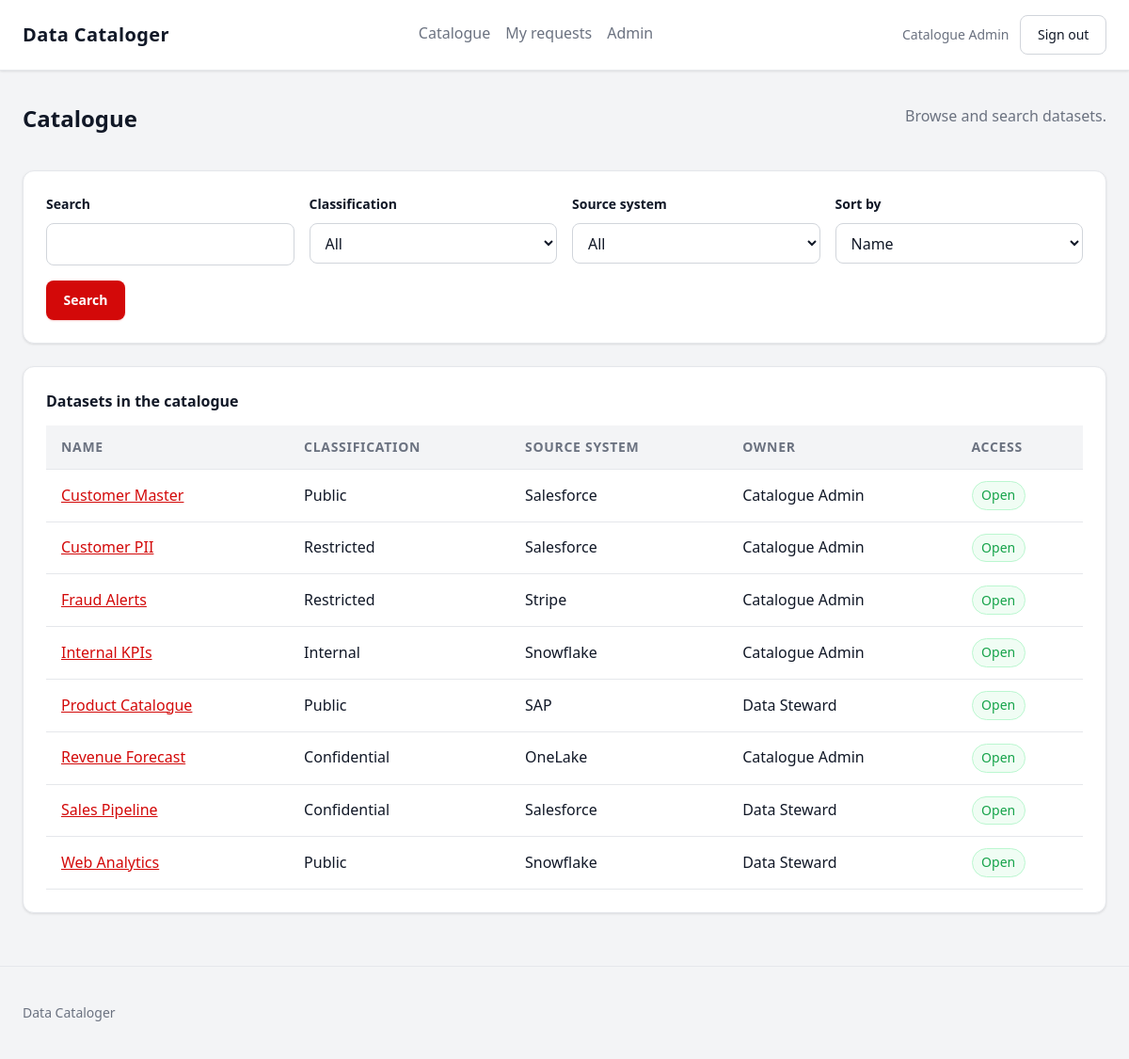
Page /catalogue/ (signed in) on the committed database.
### app/models/user.py (models this page shows, shortened)
class User(UserMixin, db.Model):
    __tablename__ = "users"
    id = db.Column(db.Uuid, primary_key=True, default=uuid.uuid4)
    email = db.Column(db.String(255), unique=True, nullable=False)
    full_name = db.Column(db.String(255), nullable=False)
    password_hash = db.Column(db.Text, nullable=False)
    role = db.Column(db.Enum(UserRole, name="user_role"), nullable=False, default=UserRole.viewer)
    is_active = db.Column(db.Boolean, nullable=False, default=True)
    created_at = db.Column(
        db.DateTime(timezone=True), nullable=False, default=lambda: datetime.now(timezone.utc)
    )

### app/models/dataset.py (models this page shows)
class Dataset(db.Model):
    __tablename__ = "datasets"
    __table_args__ = (db.CheckConstraint("row_count >= 0", name="chk_row_count_nonneg"),)
    id = db.Column(db.Uuid, primary_key=True, default=uuid.uuid4)
    name = db.Column(db.String(255), unique=True, nullable=False)
    description = db.Column(db.Text)
    source_system_id = db.Column(db.Integer, db.ForeignKey("source_systems.id"), nullable=False)
    classification_id = db.Column(db.Integer, db.ForeignKey("classifications.id"), nullable=False)
    owner_id = db.Column(db.Uuid, db.ForeignKey("users.id"), nullable=False)
    row_count = db.Column(db.BigInteger)
    refresh_frequency = db.Column(
        db.Enum(RefreshFrequency, name="refresh_frequency"),
        nullable=False,
        default=RefreshFrequency.daily,
    )
    last_refreshed = db.Column(db.Date)
    is_active = db.Column(db.Boolean, nullable=False, default=True)
    created_at = db.Column(
        db.DateTime(timezone=True), nullable=False, default=lambda: datetime.now(timezone.utc)
    )
    source_system = db.relationship("SourceSystem")
    classification = db.relationship("Classification")
    owner = db.relationship("User")

### app/models/classification.py (models this page shows)
class Classification(db.Model):
    __tablename__ = "classifications"
    id = db.Column(db.Integer, primary_key=True)
    label = db.Column(db.String(100), unique=True, nullable=False)
    rank = db.Column(db.Integer, unique=True, nullable=False)
    description = db.Column(db.Text)

### app/models/source_system.py (models this page shows)
class SourceSystem(db.Model):
    __tablename__ = "source_systems"
    id = db.Column(db.Integer, primary_key=True)
    name = db.Column(db.String(255), unique=True, nullable=False)
    description = db.Column(db.Text)
    hostname = db.Column(db.String(255))
    created_at = db.Column(
        db.DateTime(timezone=True), nullable=False, default=lambda: datetime.now(timezone.utc)
    )

### app/catalogue/routes.py (the view)
@catalogue_bp.route("/")
@login_required
def list_datasets():
    form = CatalogueSearchForm(request.args)
    _populate_search_form(form)
    datasets = search_datasets(
        q=form.q.data,
        classification=form.classification.data or None,
        source_system=form.source_system.data or None,
        sort=form.sort.data or "name",
    )
    return render_template(
        "catalogue/list.html",
        title="Catalogue",
        form=form,
        datasets=datasets,
        can_view=can_view_dataset,
    )

### app/catalogue/forms.py
class CatalogueSearchForm(FlaskForm):
    class Meta:
        csrf = False
    q = StringField("Search", validators=[Optional(), Length(max=255)])
    classification = SelectField("Classification", choices=[], validators=[Optional()])
    source_system = SelectField("Source system", choices=[], validators=[Optional()])
    sort = SelectField(
        "Sort by",
        choices=[("name", "Name"), ("last_refreshed", "Last refreshed")],
        default="name",
    )
    submit = SubmitField("Search")

### app/catalogue/routes.py (called while the page is built)
def _populate_search_form(form: CatalogueSearchForm) -> None:
    form.classification.choices = [("", "All")] + [
        (c.label, c.label) for c in Classification.query.order_by(Classification.rank).all()
    ]
    form.source_system.choices = [("", "All")] + [
        (s.name, s.name) for s in SourceSystem.query.order_by(SourceSystem.name).all()
    ]

### app/services/catalogue.py (called while the page is built)
def search_datasets(
    *,
    q: str | None = None,
    classification: str | None = None,
    source_system: str | None = None,
    sort: str = "name",
    active_only: bool = True,
) -> list[Dataset]:
    query = Dataset.query
    if active_only:
        query = query.filter_by(is_active=True)
    if q:
        like = f"%{q.strip()}%"
        query = query.filter(db.or_(Dataset.name.ilike(like), Dataset.description.ilike(like)))
    if classification:
        query = query.join(Classification).filter(
            Classification.label.ilike(classification.strip())
        )
    if source_system:
        query = query.join(SourceSystem).filter(SourceSystem.name.ilike(source_system.strip()))
    if sort == "last_refreshed":
        query = query.order_by(Dataset.last_refreshed.desc().nullslast(), Dataset.name)
    else:
        query = query.order_by(Dataset.name)
    return query.all()

### app/services/permissions.py (called while the page is built, shortened)
def can_view_dataset(user: User, dataset) -> bool:
    if user.role == UserRole.admin:
        return True

### app/templates/catalogue/list.html
{% extends 'base.html' %}
{% block content %}
<section>
  <div class="page-header">
    <h1>Catalogue</h1>
    <p class="lede">Browse and search datasets.</p>
  </div>
  <form method="get" class="card filter-form" aria-label="Search catalogue">
    <div class="form-grid">
      <div class="form-field">
        {{ form.q.label(class='form-label') }}
        {{ form.q(class='form-control') }}
      </div>
      <div class="form-field">
        {{ form.classification.label(class='form-label') }}
        {{ form.classification(class='form-control') }}
      </div>
      <div class="form-field">
        {{ form.source_system.label(class='form-label') }}
        {{ form.source_system(class='form-control') }}
      </div>
      <div class="form-field">
        {{ form.sort.label(class='form-label') }}
        {{ form.sort(class='form-control') }}
      </div>
    </div>
    <button type="submit" class="btn btn-primary">Search</button>
  </form>
  <div class="table-wrap card">
    <table class="data-table">
      <caption>Datasets in the catalogue</caption>
      <thead>
        <tr>
          <th scope="col">Name</th>
          <th scope="col">Classification</th>
          <th scope="col">Source system</th>
          <th scope="col">Owner</th>
          <th scope="col">Access</th>
        </tr>
      </thead>
      <tbody>
        {% for dataset in datasets %}
        <tr>
          <td><a href="{{ url_for('catalogue.dataset_detail', dataset_id=dataset.id) }}">{{ dataset.name }}</a></td>
          <td>{{ dataset.classification.label }}</td>
          <td>{{ dataset.source_system.name }}</td>
          <td>{{ dataset.owner.full_name }}</td>
          <td>
            {% if can_view(current_user, dataset) %}
            <span class="badge badge-open">Open</span>
            {% else %}
            <span class="badge badge-locked">Gated</span>
            {% endif %}
          </td>
        </tr>
        {% else %}
        <tr><td colspan="5">No datasets match your search.</td></tr>
        {% endfor %}
      </tbody>
    </table>
  </div>
</section>
{% endblock %}

### app/templates/base.html (shortened to what this page needs)
<!doctype html>
<html lang="en">
<head>
  <link rel="stylesheet" href="{{ url_for('static', filename='css/main.css') }}">
</head>
<body>
  <header class="site-header">
    <div class="container header-inner">
      <a class="brand" href="{{ url_for('index') }}">Data Cataloger</a>
      {% if current_user.is_authenticated %}
      <nav class="site-nav" aria-label="Primary">
        <a href="{{ url_for('catalogue.list_datasets') }}">Catalogue</a>
        <a href="{{ url_for('catalogue.my_requests') }}">My requests</a>
        {% if current_user.role.value == 'admin' %}
        <a href="{{ url_for('admin.dashboard') }}">Admin</a>
        {% endif %}
      </nav>
      <div class="session">
        <span class="session-user">{{ current_user.full_name }}</span>
        <form method="post" action="{{ url_for('auth.logout') }}" class="inline-form">
          <button type="submit" class="btn btn-secondary">Sign out</button>
        </form>
      </div>
      {% endif %}
    </div>
  </header>
  <main id="main-content" class="container main-content">
    {% block content %}{% endblock %}
  </main>
  <footer class="site-footer">
    <div class="container">
      <p>Data Cataloger</p>
    </div>
  </footer>
</body>
</html>

### rows in the picture
User: full_name "Catalogue Admin"
Dataset: name "Customer Master", classification.label "Public", source_system.name "Salesforce", owner.full_name "Catalogue Admin"
Dataset: name "Customer PII", classification.label "Restricted", source_system.name "Salesforce", owner.full_name "Catalogue Admin"
Dataset: name "Fraud Alerts", classification.label "Restricted", source_system.name "Stripe", owner.full_name "Catalogue Admin"
Dataset: name "Internal KPIs", classification.label "Internal", source_system.name "Snowflake", owner.full_name "Catalogue Admin"
Dataset: name "Product Catalogue", classification.label "Public", source_system.name "SAP", owner.full_name "Data Steward"
Dataset: name "Revenue Forecast", classification.label "Confidential", source_system.name "OneLake", owner.full_name "Catalogue Admin"
Dataset: name "Sales Pipeline", classification.label "Confidential", source_system.name "Salesforce", owner.full_name "Data Steward"
Dataset: name "Web Analytics", classification.label "Public", source_system.name "Snowflake", owner.full_name "Data Steward"
